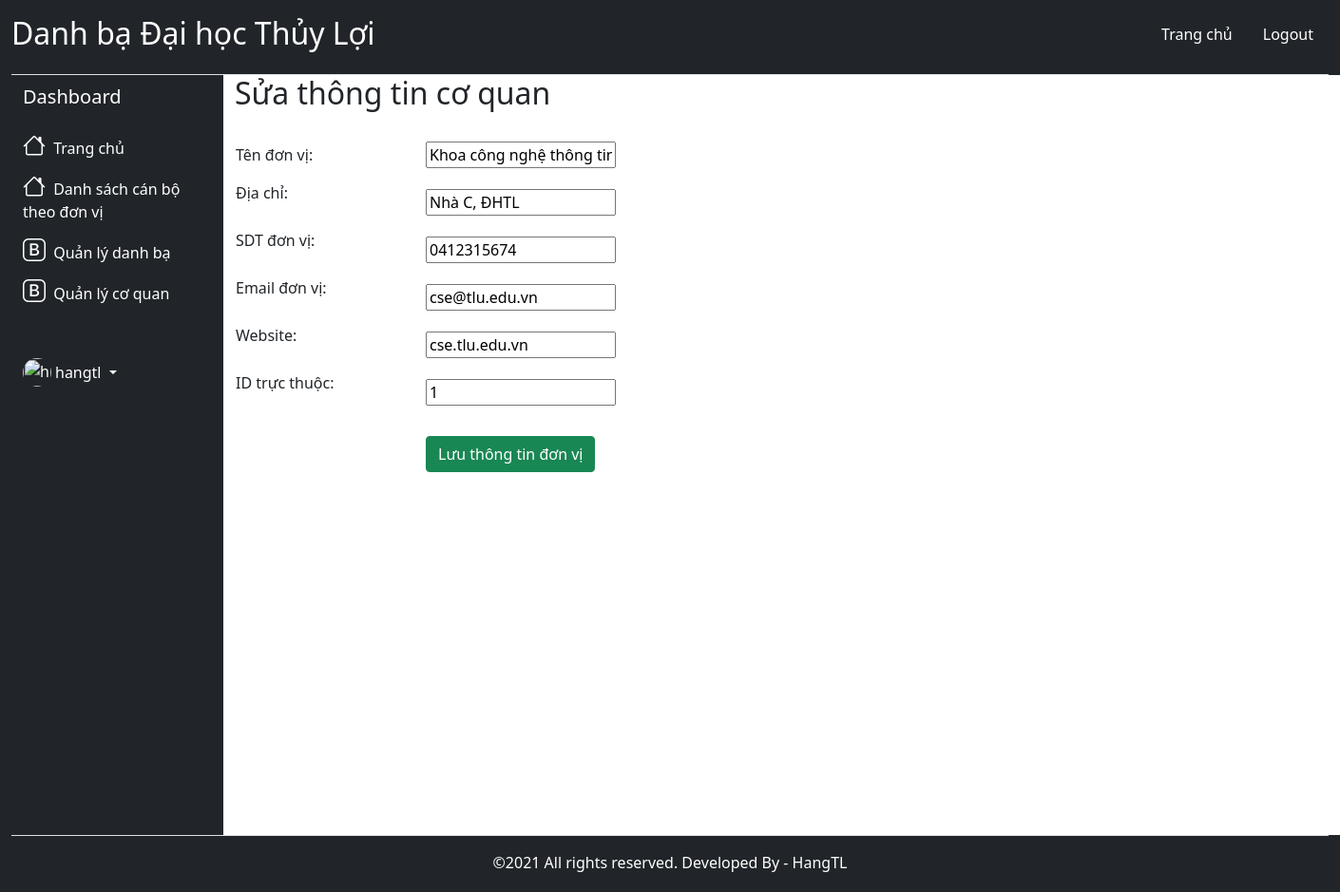
The app's page /admin/editOrganization.php?myid=2 (signed in) with its own data.
### tables this page shows
CREATE TABLE `tbl_coquan` (
  `id_coquan` int(10) NOT NULL,
  `tendonvi` varchar(255) NOT NULL,
  `diachi` varchar(255) NOT NULL,
  `sdt` varchar(15) NOT NULL,
  `email_coquan` varchar(255) NOT NULL,
  `website` varchar(255) NOT NULL,
  `id_cha` int(10) DEFAULT NULL
);

### admin/editOrganization.php (the view, shortened to what this page needs)
<?php
    include('connection.php');
    include("templates/header.php");
?>
    <?php
        $id     = $_GET['myid'];
        $sql    = "SELECT * from tbl_coquan where id_coquan={$id}";
        $query  = mysqli_query($conn,$sql);
        $row    = mysqli_fetch_assoc($query);
    ?>
            <form method="POST" action="">
            <h2 style="margin-bottom: 30px;">Sửa thông tin cơ quan</h2>
                <table>
                    <tr>
                        <td>Tên đơn vị:</td>
                        <td>
                            <input style=" width: 200px;"type="text" name="txtOrganization" value="<?php echo $row['tendonvi']; ?>">
                        </td>
                    </tr>
                    <tr>
                        <td>Địa chỉ:</td>
                        <td>
                            <input style="margin-top: 20px; width: 200px;" type="text" name="txtAddress" value="<?php echo $row['diachi']; ?>">
                        </td>
                    </tr>
                    <tr>
                        <td>SDT đơn vị:</td>
                        <td>
                            <input style="margin-top: 20px; width: 200px;" type="text" name="txtPhone" value="<?php echo $row['sdt']; ?>">
                        </td>
                    </tr>
                    <tr>
                        <td style="width: 200px;">Email đơn vị:</td>
                        <td >
                            <input style="margin-top: 20px; width: 200px;" type="email" name="txtEmail" value="<?php echo $row['email_coquan']; ?>">
                        </td>
                    </tr>
                    <tr>
                        <td>Website:</td>
                        <td>
                            <input style="margin-top: 20px; width: 200px;" type="text" name="txtWebsite" value="<?php echo $row['website']; ?>">
                        </td>
                    </tr>
                    <tr>
                        <td>ID trực thuộc:</td>
                        <td>
                            <input style="margin-top: 20px; width: 200px;" type="text" name="txtIdcha"  value="<?php echo $row['id_cha']; ?>">
                        </td>
                    </tr>
                    <tr>
                        <td></td>
                        <td>
                            <input style="margin-top: 30px;" type="submit" name="btnEditOrganization" value="Lưu thông tin đơn vị" class="btn btn-success">
                        </td>
                    </tr>
                </table>
            </form>
    </main>
</div>
<?php
    include("templates/footer.php");
?>

### records on screen
tbl_coquan: txtOrganization "Khoa công nghệ thông tin", txtAddress "Nhà C, ĐHTL", txtPhone "0412315674", txtEmail "cse@tlu.edu.vn", txtWebsite "cse.tlu.edu.vn", txtIdcha "1"

### other values on screen
$_SESSION['name'] "hangtl"
